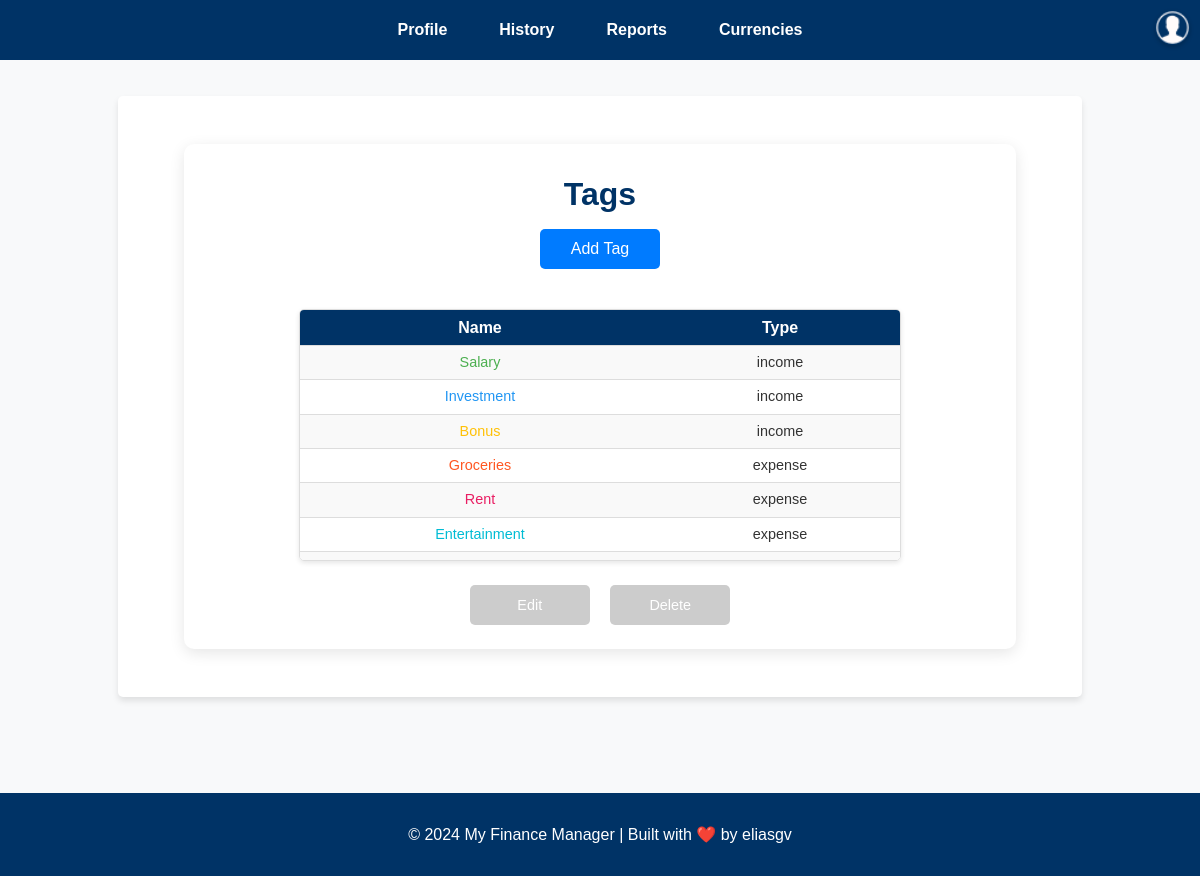
/tags/ (signed in), run on an earlier commit of the app's database.
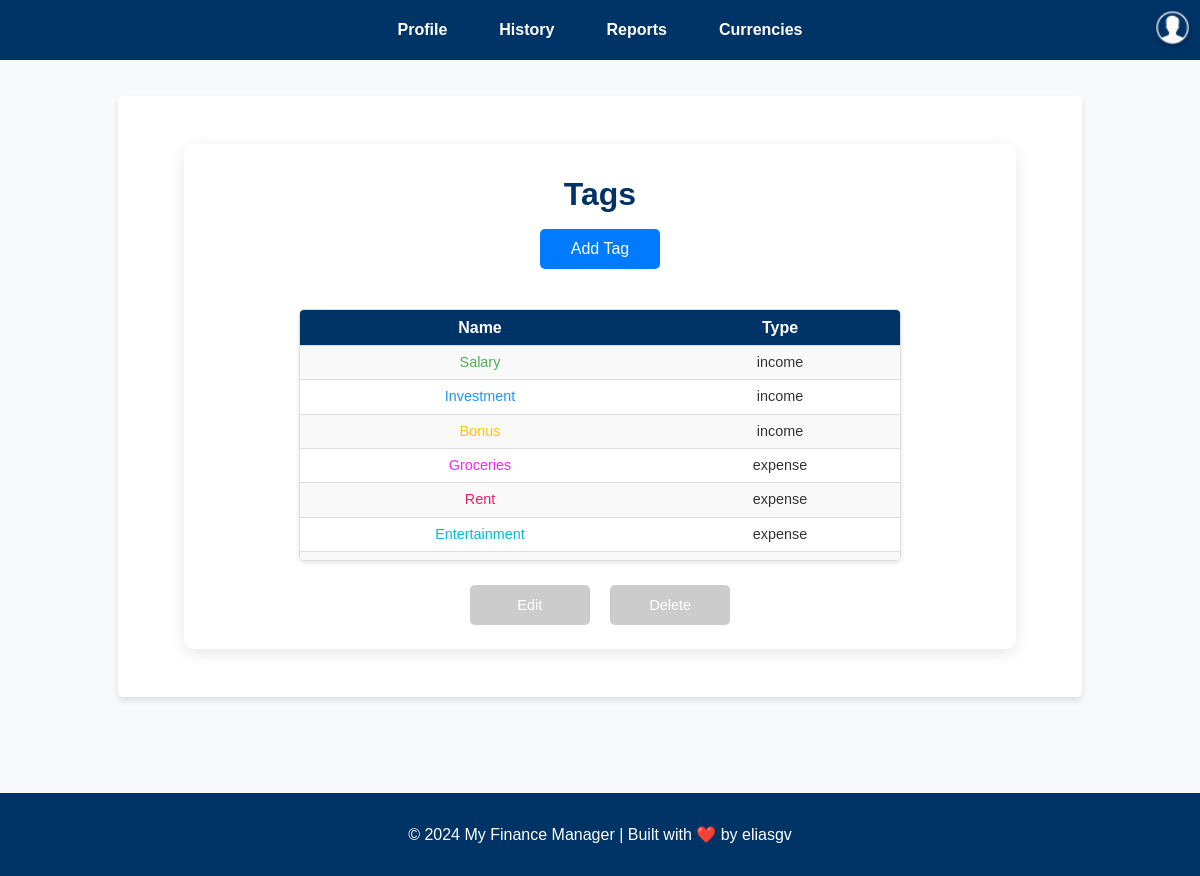
And on a later commit of the database.
### tags/models.py (models this page shows, shortened)
class Tag(models.Model):
    TAG_TYPES = [
        ('income', 'Income'),
        ('expense', 'Expense'),
    ]
    user = models.ForeignKey(settings.AUTH_USER_MODEL, on_delete=models.CASCADE, related_name='tags')
    name = models.CharField(max_length=50)
    tag_type = models.CharField(max_length=7, choices=TAG_TYPES)
    color = models.CharField(max_length=7, default="#FFFFFF")
    class Meta:
        unique_together = ('user', 'name')

### tags/views.py (the view)
# urls.py: path('', views.list_tags, name='list_tags'),
@login_required
def list_tags(request):
    query = request.GET.get('search', '')
    tags = Tag.objects.filter(user=request.user, name__icontains=query)
    return render(request, 'tags/list_tags.html', {'tags': tags, 'query': query})

### templates/tags/list_tags.html (shortened to what this page needs)
{% extends 'base.html' %}
{% block content %}
<div class="tags-container">
    <h1 class="page-title">Tags</h1>
    <button onclick="window.location.href='{% url 'tags:create_tag' %}'" class="btn btn-primary">Add Tag</button>
    <div class="table-wrapper">
        <table class="tags-table">
            <thead>
                <tr>
                    <th>Name</th>
                    <th>Type</th>
                </tr>
            </thead>
            <tbody>
                {% for tag in tags %}
                <tr class="tag-item" data-id="{{ tag.id }}">
                    <td style="color: {{ tag.color }};">{{ tag.name }}</td>
                    <td>{{ tag.tag_type }}</td>
                </tr>
                {% empty %}
                <tr>
                    <td colspan="2">No tags found. Add one to get started.</td>
                </tr>
                {% endfor %}
            </tbody>
        </table>
    </div>
    <div class="tag-actions">
        <button class="btn btn-edit" disabled>Edit</button>
        <button class="btn btn-delete" disabled>Delete</button>
    </div>
</div>
{% endblock %}

### templates/base.html (shortened to what this page needs)
<!DOCTYPE html>
<html lang="en">
<head>
    {% load static %}
    <link rel="stylesheet" href="{% static 'css/global.css' %}">
    <link rel="stylesheet" href="{% static 'css/profile.css' %}">
    <link rel="stylesheet" href="{% static 'css/tags.css' %}">
    <link rel="stylesheet" href="{% static 'css/currencies.css' %}">
    <link rel="stylesheet" href="{% static 'css/transactions.css' %}">
    <link rel="stylesheet" href="{% static 'css/reports.css' %}">
    <link href="https://cdnjs.cloudflare.com/ajax/libs/font-awesome/5.15.4/css/all.min.css" rel="stylesheet">
</head>
<body>
    <div class="page-wrapper">
        <header>
            <nav class="navbar">
                <ul>
                    <li><a href="{% url 'users:profile' %}" class="{% if request.path == '/users/profile/' %}active{% endif %}">Profile</a></li>
                    <li><a href="{% url 'transactions:transaction_list' %}" class="{% if request.path == '/transactions/transaction_list/' %}active{% endif %}">History</a></li>
                    <li><a href="{% url 'reports:generate_report' %}" class="{% if request.path == '/reports/generate_report/' %}active{% endif %}">Reports</a></li>
                    <li><a href="{% url 'currencies:convert' %}" class="{% if request.path == '/currencies/convert/' %}active{% endif %}">Currencies</a></li>
                </ul>
            </nav>
            <div class="user-menu">
                <details id="user-menu-dropdown" class="dropdown">
                    <summary class="user-icon">
                        <img src="{% static 'images/icon.png' %}" alt="User Icon">
                    </summary>
                </details>
            </div>
        </header>
        <main>
            {% block content %}
            {% endblock %}
        </main>
        <footer>
            <p>&copy; 2024 My Finance Manager | Built with ❤️ by eliasgv</p>
        </footer>
    </div>
</body>
</html>

### static/css/global.css (style rules this page uses)
body { font-family: 'Arial', sans-serif; background-color: #f4f7fa; margin: 0; padding: 0; color: #333; display: flex; flex-direction: column; min-height: 100vh; min-width: 100hv; overflow-y: scroll; scrollbar-width: none; align-items: center; justify-content: center; }
.page-wrapper { display: flex; flex-direction: column; width: 100%; align-items: center; flex-grow: 1; }
header { background-color: #003366; color: white; padding: 0.5rem 1rem; position: fixed; top: 0; z-index: 10; box-sizing: border-box; display: flex; justify-content: space-between; align-items: center; min-height: 60px; width: 100%; }
header nav { flex-grow: 1; display: flex; justify-content: center; }
header nav ul { list-style: none; padding: 0; margin: 0; display: flex; align-items: center; }
header nav ul li { margin: 0 1rem; }
header nav ul li a { color: white; text-decoration: none; font-weight: bold; padding: 5px 10px; border-radius: 3px; }
.navbar { display: flex; justify-content: space-around; align-items: center; background-color: #003366; color: white; padding: 10px 0; }
.user-menu { position: fixed; top: 10px; right: 10px; }
.user-icon { cursor: pointer; display: inline-block; width: 35px; height: 35px; border-radius: 50%; overflow: hidden; box-shadow: 0 2px 4px rgba(0, 0, 0, 0.2); }
.user-icon img { width: 100%; height: auto; }
main { width: 900px; margin: 6rem auto; background: white; padding: 2rem; border-radius: 5px; box-shadow: 0 4px 6px rgba(0, 0, 0, 0.1); flex-grow: 1; text-align: center; min-height: 400px; overflow-y: auto; scrollbar-width: none; }
footer { background-color: #003366; color: white; text-align: center; padding: 1rem; position: relative; bottom: 0; width:100%; overflow-y: scroll; scrollbar-width: none; }

### static/css/profile.css (style rules this page uses)
body { font-family: 'Arial', sans-serif; background-color: #f8f9fa; margin: 0; padding: 0; display: flex; justify-content: center; align-items: center; min-height: 100vh; }
.btn { padding: 0.6rem 1.2rem; font-size: 1rem; border-radius: 5px; cursor: pointer; transition: background-color 0.3s ease; height: 40px; width: 120px; text-decoration: none; border: none; text-align: center; margin-bottom:1rem; }

### static/css/tags.css (style rules this page uses)
.tags-container { max-width: 800px; margin: 1rem auto; padding: 1rem; border-radius: 10px; background: #ffffff; box-shadow: 0 4px 15px rgba(0, 0, 0, 0.1); text-align: center; overflow:hidden; scrollbar-width: none; }
.page-title { font-size: 2rem; color: #003366; margin-bottom: 1rem; font-weight: bold; margin-top: 1rem; }
.btn { padding: 0.6rem 1.2rem; font-size: 1rem; border-radius: 5px; cursor: pointer; transition: background-color 0.3s ease; height: 40px; width: 120px; text-decoration: none; border: none; text-align: center; }
.btn-primary { background-color: #007bff; color: white; }
.btn[disabled], .btn-disabled { background-color: #ccc; color: #ffffff; cursor: not-allowed; transition: background-color 0.3s ease, color 0.3s ease; }
.tag-actions .btn { padding: 0.5rem 1rem; margin: 0.5rem; font-size: 0.9rem; border-radius: 5px; cursor: pointer; transition: all 0.3s ease; }
.btn-edit { background-color: #007bff; color: white; }
.btn-delete { background-color: #007bff; color: white; }
.table-wrapper { margin: 1.5rem auto; overflow-y: auto; width: 600px; max-height: 250px; border: 1px solid #ddd; box-shadow: 0 2px 5px rgba(0, 0, 0, 0.1); border-radius: 5px; }
.tags-table { width: 100%; border-collapse: collapse; font-size: 0.9rem; text-align: center; }
.tags-table th, .tags-table td { padding: 0.5rem; border-bottom: 1px solid #ddd; text-align: center; }
.tags-table th { background-color: #003366; color: white; position: sticky; top: 0; z-index: 1; padding: 0.5rem ; min-height: 10px; font-size: 1rem; }
.tags-table tr { line-height: 1.2; }
.tags-table tr:nth-child(odd) { background-color: #f9f9f9; }
.tags-table tr:nth-child(even) { background-color: #ffffff; }

### static/css/transactions.css (style rules this page uses)
.page-title { font-size: 2rem; color: #003366; margin-bottom: 1rem; font-weight: bold; margin-top: 1rem; }
.table-wrapper { max-height: 250px; overflow-y: auto; margin-bottom: 1rem; border-radius: 5px; box-shadow: 0 2px 5px rgba(0, 0, 0, 0.1); }
.page-title { font-size: 2rem; color: #003366; margin-bottom: 1rem; font-weight: bold; }
.btn { padding: 0.6rem 1.2rem; font-size: 1rem; border-radius: 5px; cursor: pointer; transition: background-color 0.3s ease; height: 40px; width: 120px; text-decoration: none; border: none; text-align: center; }

What changed in the data, as far as the page shows it:
changed Tag "Groceries": color "#FF5722" → "#fb24ff" (drawn)
